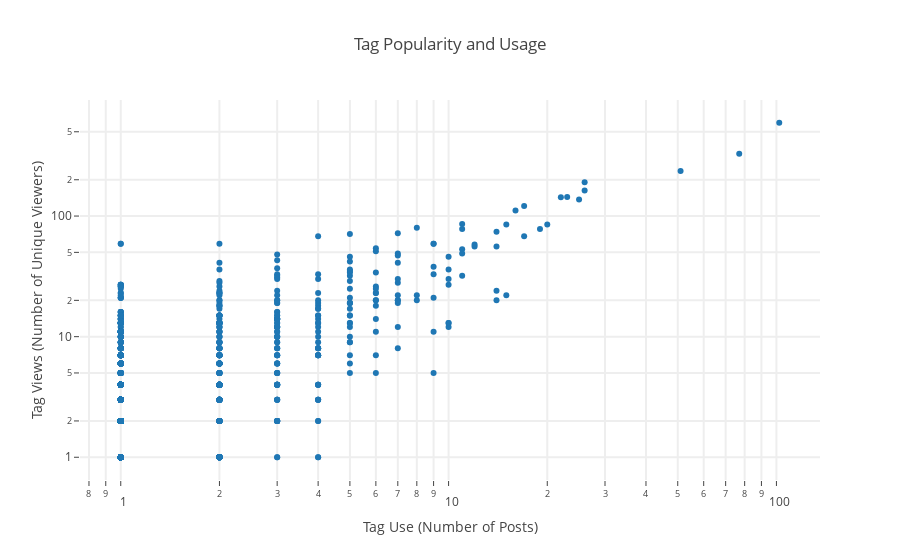

The code cell stored with this chart in its notebook:
### Code cell
tag_names = [t for t in tags.keys()]
tag_views = [tags[t] for t in tag_names]
tag_occurs = [tag_uses[t] for t in tag_names]

plotly.offline.init_notebook_mode(connected=True)

_data = Scatter(
    y=tag_views, x=tag_occurs,
    text=tag_names,
    mode= 'markers',
)
fig = plotly.graph_objs.Figure(data=[_data], layout=Layout(
    title= 'Tag Popularity and Usage',
    hovermode= 'closest',
    xaxis= dict(
        type="log",
        title= 'Tag Use (Number of Posts)',
        ticklen= 5,
        zeroline= False,
        gridwidth= 2,
    ),
    yaxis=dict(
        type="log",
        title= 'Tag Views (Number of Unique Viewers)',
        ticklen= 5,
        gridwidth= 2,
    ),
    showlegend= False
))
plotly.offline.iplot(fig)

### Figure 1 — Plotly figure (JSON) as saved in the notebook; plotly's stock layout.template omitted (floating-point values rounded to 4 significant figures; data arrays with more than 128 entries replaced by an {"elided": "..."} marker saying what was removed)
{"data": [{"mode": "markers", "text": {"elided": "1338 str values"}, "type": "scatter", "uid": "75e0df92-a00c-11e8-9409-9801a796a197", "x": {"elided": "1338 int values"}, "y": {"elided": "1338 int values"}}], "layout": {"hovermode": "closest", "showlegend": false, "title": "Tag Popularity and Usage", "xaxis": {"gridwidth": 2, "ticklen": 5, "title": "Tag Use (Number of Posts)", "type": "log", "zeroline": false}, "yaxis": {"gridwidth": 2, "ticklen": 5, "title": "Tag Views (Number of Unique Viewers)", "type": "log"}}}
